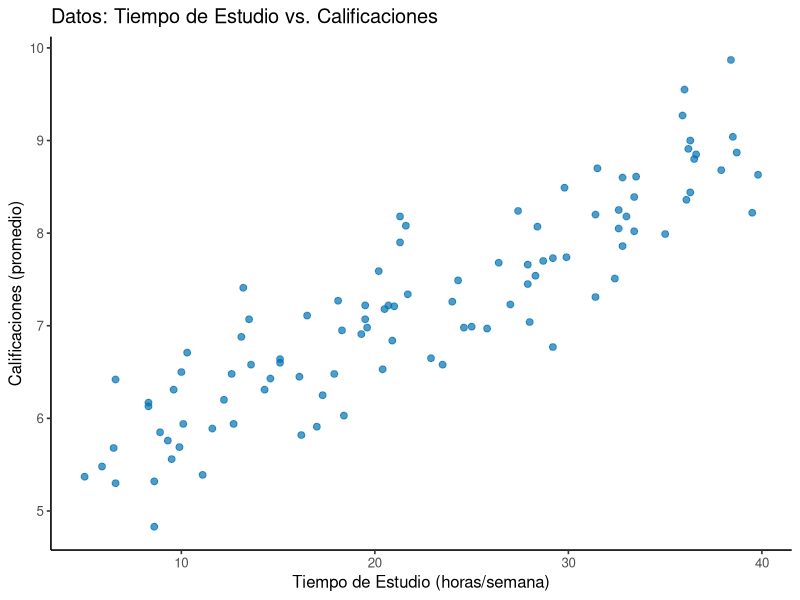
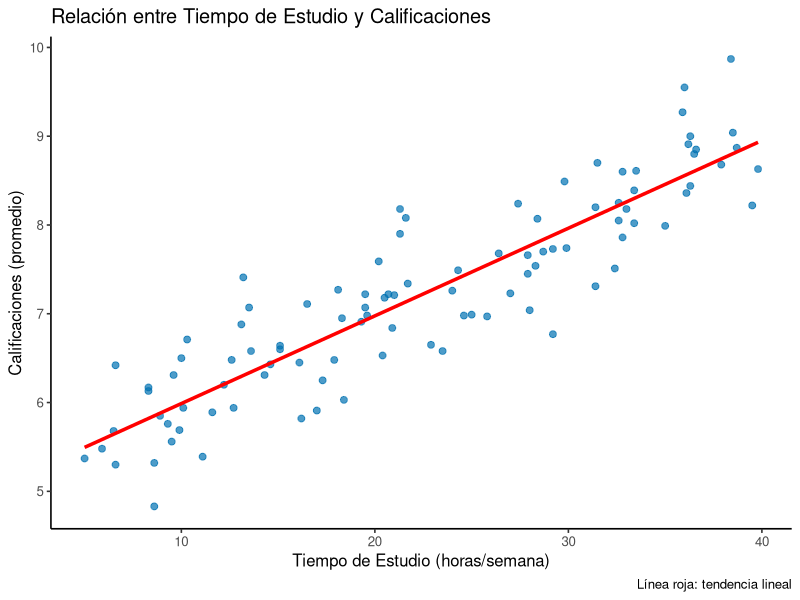
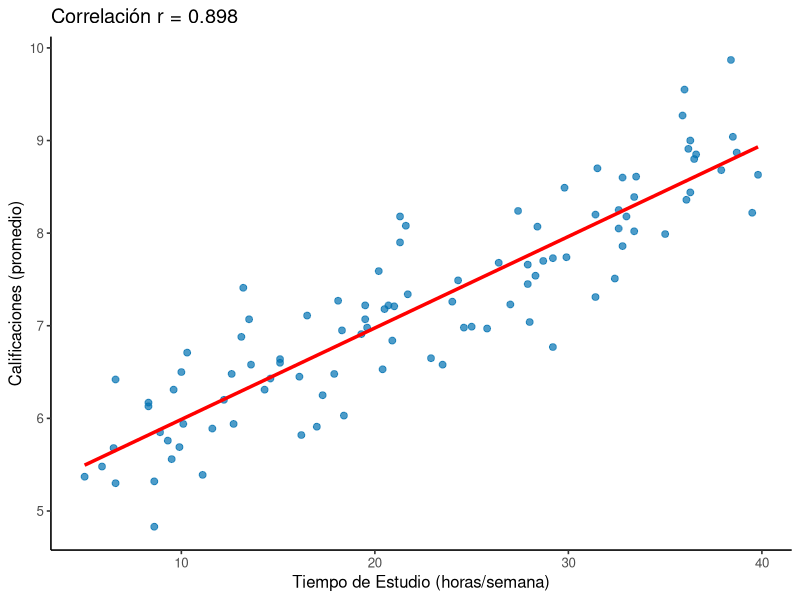
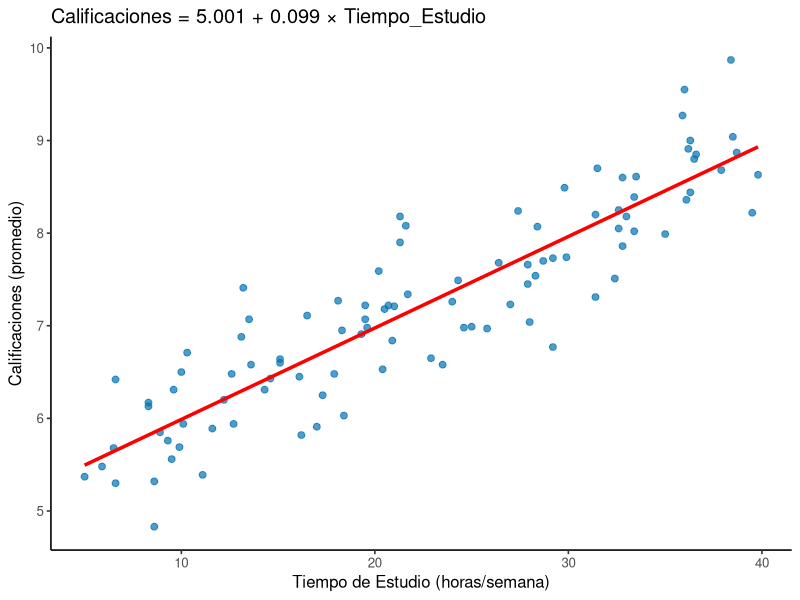
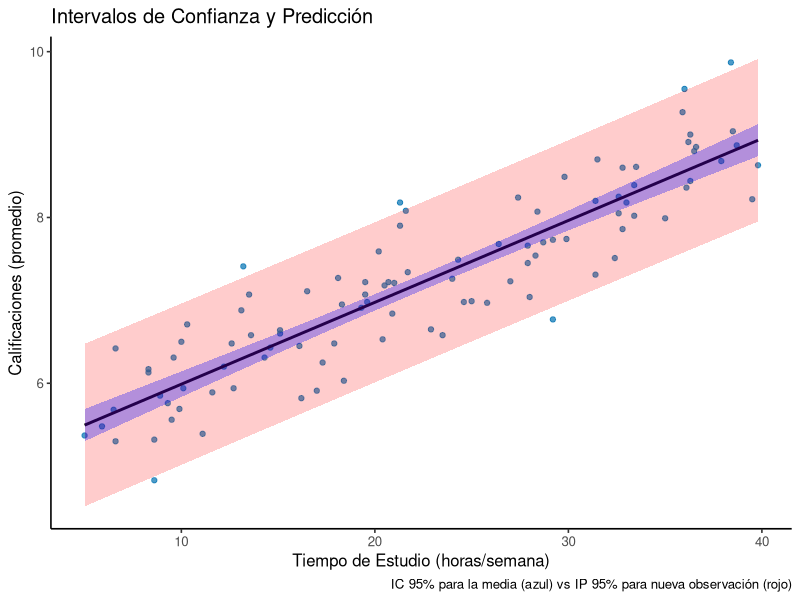
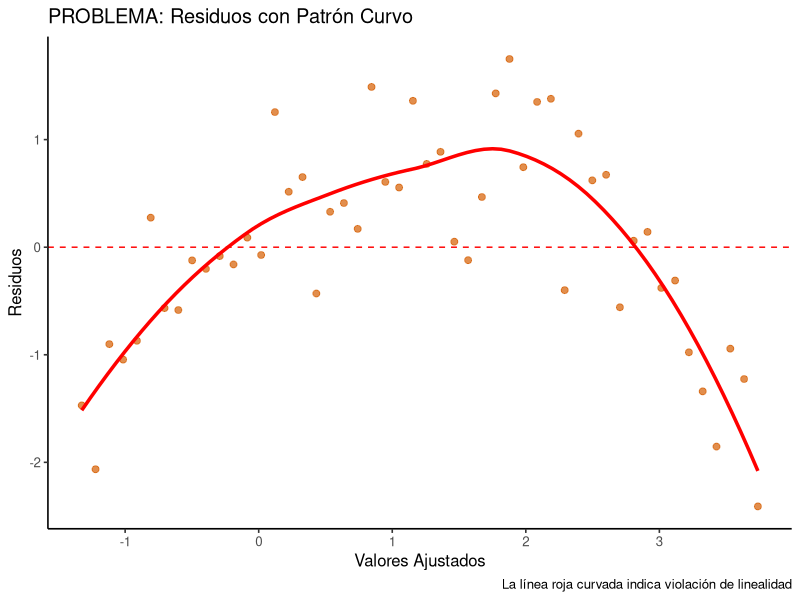
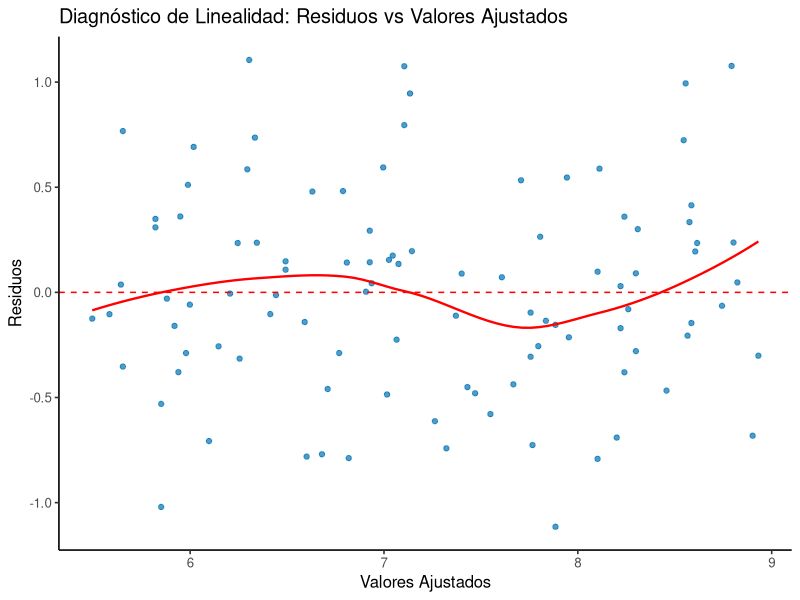
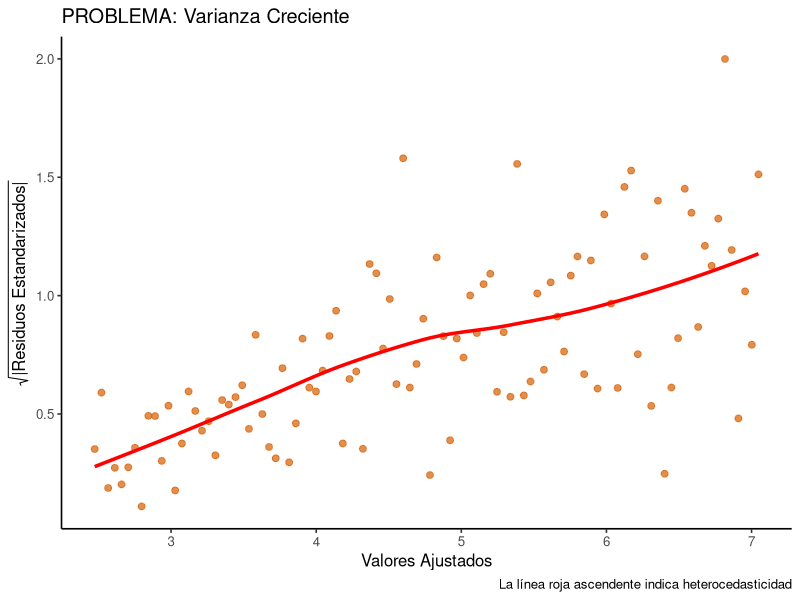

Source code (R) for these figures, in order:
## ---- chunk 1
#| fig-width: 4.5
#| fig-height: 3.2
#| out-width: "65%"
#| fig-align: center
# Cargar librerías
library(ggplot2)

# Simulación de datos
set.seed(123)
datos <- data.frame(
  Tiempo_Estudio = round(runif(100, min = 5, max = 40), 1)
)
datos$Calificaciones <- round(5 + 0.1 * datos$Tiempo_Estudio + rnorm(100, mean = 0, sd = 0.5), 2)

# Visualización inicial
ggplot(datos, aes(x = Tiempo_Estudio, y = Calificaciones)) +
  geom_point(color = "#0072B2", alpha = 0.7, size = 2) +
  labs(
    title = "Datos: Tiempo de Estudio vs. Calificaciones",
    x = "Tiempo de Estudio (horas/semana)",
    y = "Calificaciones (promedio)"
  ) +
  theme_classic(base_size = 12)
## ---- chunk 2
#| fig-width: 4.5
#| fig-height: 3.2
#| out-width: "70%"
#| fig-align: center
# Cargar librerías
library(ggplot2)

# Mismo gráfico pero con línea de tendencia
ggplot(datos, aes(x = Tiempo_Estudio, y = Calificaciones)) +
  geom_point(color = "#0072B2", alpha = 0.7, size = 2) +
  geom_smooth(method = "lm", se = FALSE, color = "red", linewidth = 1.2) +
  labs(
    title = "Relación entre Tiempo de Estudio y Calificaciones",
    x = "Tiempo de Estudio (horas/semana)",
    y = "Calificaciones (promedio)",
    caption = "Línea roja: tendencia lineal"
  ) +
  theme_classic(base_size = 12)
## ---- chunk 3
#| fig-width: 4.5
#| fig-height: 3.2
#| out-width: "70%"
#| fig-align: center
# Cargar librerías
library(ggplot2)

# Calcular covarianza y correlación
covarianza <- cov(datos$Tiempo_Estudio, datos$Calificaciones)
correlacion <- cor(datos$Tiempo_Estudio, datos$Calificaciones)

# Mostrar en el gráfico
ggplot(datos, aes(x = Tiempo_Estudio, y = Calificaciones)) +
  geom_point(color = "#0072B2", alpha = 0.7, size = 2) +
  geom_smooth(method = "lm", se = FALSE, color = "red", linewidth = 1.2) +
  labs(
    title = paste("Correlación r =", round(correlacion, 3)),
    x = "Tiempo de Estudio (horas/semana)",
    y = "Calificaciones (promedio)"
  ) +
  theme_classic(base_size = 12)
## ---- chunk 4
#| fig-width: 4.5
#| fig-height: 3.2
#| out-width: "70%"
#| fig-align: center
# Cargar librerías
library(ggplot2)

# Ajustar el modelo lineal
modelo_estudio <- lm(Calificaciones ~ Tiempo_Estudio, data = datos)

# Obtener coeficientes
coef_intercepto <- coef(modelo_estudio)[1]
coef_pendiente <- coef(modelo_estudio)[2]

# Visualización del modelo ajustado
ggplot(datos, aes(x = Tiempo_Estudio, y = Calificaciones)) +
  geom_point(color = "#0072B2", alpha = 0.7, size = 2) +
  geom_smooth(method = "lm", se = FALSE, color = "red", linewidth = 1.2) +
  labs(
    title = paste("Calificaciones =", 
                  round(coef_intercepto, 3), "+", round(coef_pendiente, 3), "× Tiempo_Estudio"),
    x = "Tiempo de Estudio (horas/semana)",
    y = "Calificaciones (promedio)"
  ) +
  theme_classic(base_size = 12)
## ---- chunk 5
#| echo: false
#| eval: true
summary(modelo_estudio)
## ---- chunk 6
#| fig-width: 4.5
#| fig-height: 3.2
#| out-width: "75%"
#| fig-align: center
# Cargar librerías
library(ggplot2)

# Crear datos para predicción
nuevos_datos <- data.frame(
  Tiempo_Estudio = seq(min(datos$Tiempo_Estudio), max(datos$Tiempo_Estudio), length.out = 100)
)

# Intervalos de confianza y predicción
conf_interval <- predict(modelo_estudio, newdata = nuevos_datos, interval = "confidence", level = 0.95)
pred_interval <- predict(modelo_estudio, newdata = nuevos_datos, interval = "prediction", level = 0.95)

# Crear dataframe para el gráfico
plot_data <- cbind(nuevos_datos, as.data.frame(conf_interval), pred_pred = as.data.frame(pred_interval))
colnames(plot_data) <- c("Tiempo_Estudio", "fit_conf", "lwr_conf", "upr_conf", "fit_pred", "lwr_pred", "upr_pred")

# Visualización
ggplot() +
  geom_point(data = datos, aes(x = Tiempo_Estudio, y = Calificaciones), color = "#0072B2", alpha = 0.7) +
  geom_line(data = plot_data, aes(x = Tiempo_Estudio, y = fit_conf), color = "black", linewidth = 1) +
  geom_ribbon(data = plot_data, aes(x = Tiempo_Estudio, ymin = lwr_pred, ymax = upr_pred), fill = "red", alpha = 0.2) +
  geom_ribbon(data = plot_data, aes(x = Tiempo_Estudio, ymin = lwr_conf, ymax = upr_conf), fill = "blue", alpha = 0.3) +
  labs(
    title = "Intervalos de Confianza y Predicción",
    x = "Tiempo de Estudio (horas/semana)",
    y = "Calificaciones (promedio)",
    caption = "IC 95% para la media (azul) vs IP 95% para nueva observación (rojo)"
  ) +
  theme_classic(base_size = 12)
## ---- chunk 7
#| fig-width: 4.5
#| fig-height: 3.2
#| out-width: "70%"
#| fig-align: center
# Crear datos con relación cuadrática
set.seed(456)
x_curvo <- seq(0, 10, length.out = 50)
y_curvo <- 2 + 0.5*x_curvo - 0.1*x_curvo^2 + rnorm(50, 0, 0.5)
datos_curvo <- data.frame(x = x_curvo, y = y_curvo)

# Ajustar modelo lineal (INCORRECTO para estos datos)
modelo_malo <- lm(y ~ x, data = datos_curvo)

# Residuos vs ajustados mostrando el problema
residuos_malos <- residuals(modelo_malo)
ajustados_malos <- fitted(modelo_malo)

ggplot(data.frame(ajustados = ajustados_malos, residuos = residuos_malos), 
       aes(x = ajustados, y = residuos)) +
  geom_point(color = "#D55E00", alpha = 0.7, size = 2) +
  geom_hline(yintercept = 0, color = "red", linetype = "dashed") +
  geom_smooth(method = "loess", se = FALSE, color = "red", linewidth = 1.2) +
  labs(
    title = "PROBLEMA: Residuos con Patrón Curvo",
    x = "Valores Ajustados", y = "Residuos",
    caption = "La línea roja curvada indica violación de linealidad"
  ) +
  theme_classic(base_size = 12)
## ---- chunk 8
#| fig-width: 4.5
#| fig-height: 3.2
#| out-width: "70%"
#| fig-align: center
# Cargar librerías
library(ggplot2)

# Gráfico de diagnóstico para linealidad
datos_diag <- data.frame(
  residuos = residuals(modelo_estudio),
  valores_ajustados = fitted(modelo_estudio)
)

ggplot(datos_diag, aes(x = valores_ajustados, y = residuos)) +
  geom_point(color = "#0072B2", alpha = 0.7) +
  geom_hline(yintercept = 0, color = "red", linetype = "dashed") +
  geom_smooth(method = "loess", se = FALSE, color = "red", linewidth = 0.8) +
  labs(
    title = "Diagnóstico de Linealidad: Residuos vs Valores Ajustados",
    x = "Valores Ajustados", y = "Residuos"
  ) +
  theme_classic(base_size = 12)

# Test de Ramsey RESET
library(lmtest)
reset_test <- resettest(modelo_estudio, power = 2:3, type = "fitted")
## ---- chunk 9
#| fig-width: 4.5
#| fig-height: 3.2
#| out-width: "70%"
#| fig-align: center
# Crear datos con heterocedasticidad (varianza creciente)
set.seed(789)
x_hetero <- seq(1, 10, length.out = 100)
# Varianza aumenta con x: errores más grandes para x grandes
errores_hetero <- rnorm(100, 0, 0.1 * x_hetero)
y_hetero <- 2 + 0.5*x_hetero + errores_hetero
datos_hetero <- data.frame(x = x_hetero, y = y_hetero)

# Ajustar modelo lineal
modelo_hetero <- lm(y ~ x, data = datos_hetero)

# Scale-Location plot mostrando heterocedasticidad
residuos_std_sqrt_hetero <- sqrt(abs(rstandard(modelo_hetero)))
valores_ajustados_hetero <- fitted(modelo_hetero)

ggplot(data.frame(ajustados = valores_ajustados_hetero, residuos_sqrt = residuos_std_sqrt_hetero), 
       aes(x = ajustados, y = residuos_sqrt)) +
  geom_point(color = "#D55E00", alpha = 0.7, size = 2) +
  geom_smooth(method = "loess", se = FALSE, color = "red", linewidth = 1.2) +
  labs(
    title = "PROBLEMA: Varianza Creciente",
    x = "Valores Ajustados", 
    y = expression(sqrt("|Residuos Estandarizados|")),
    caption = "La línea roja ascendente indica heterocedasticidad"
  ) +
  theme_classic(base_size = 12)
## ---- chunk 10
#| fig-width: 4.5
#| fig-height: 3.2
#| out-width: "70%"
#| fig-align: center
# Cargar librerías
library(ggplot2)
library(lmtest)

# Gráfico Scale-Location
datos_scale <- data.frame(
  valores_ajustados = fitted(modelo_estudio),
  residuos_std_sqrt = sqrt(abs(rstandard(modelo_estudio)))
)

ggplot(datos_scale, aes(x = valores_ajustados, y = residuos_std_sqrt)) +
  geom_point(color = "#0072B2", alpha = 0.7) +
  geom_smooth(method = "loess", se = FALSE, color = "red", linewidth = 0.8) +
  labs(
    title = "Diagnóstico de Homocedasticidad: Scale-Location", 
    x = "Valores Ajustados", 
    y = expression(sqrt("|Residuos Estandarizados|"))
  ) +
  theme_classic(base_size = 12)

# Prueba de Breusch-Pagan
bp_test <- bptest(modelo_estudio)
white_test <- bptest(modelo_estudio, ~ fitted(modelo_estudio) + I(fitted(modelo_estudio)^2))
## ---- chunk 11
#| fig-width: 4.5
#| fig-height: 3.2
#| out-width: "70%"
#| fig-align: center
# Crear datos con errores no normales (distribución sesgada)
set.seed(321)
x_normal <- seq(1, 10, length.out = 50)
# Errores con distribución exponencial (muy sesgada)
errores_sesgados <- rexp(50, rate = 2) - 0.5  # Centrar en 0
y_sesgado <- 2 + 0.5*x_normal + errores_sesgados
datos_sesgados <- data.frame(x = x_normal, y = y_sesgado)

# Ajustar modelo lineal
modelo_sesgado <- lm(y ~ x, data = datos_sesgados)
residuos_sesgados <- residuals(modelo_sesgado)

# Q-Q Plot mostrando falta de normalidad
ggplot(data.frame(residuos = residuos_sesgados), aes(sample = residuos)) +
  geom_qq(color = "#D55E00", alpha = 0.7, size = 2) +
  geom_qq_line(color = "red", linetype = "dashed", linewidth = 1) +
  labs(
    title = "PROBLEMA: Residuos No Normales",
    x = "Cuantiles Teóricos", 
    y = "Cuantiles de la Muestra",
    caption = "Puntos se desvían de la línea → No normalidad"
  ) +
  theme_classic(base_size = 12)
## ---- chunk 12
#| fig-width: 4.5
#| fig-height: 3.2
#| out-width: "70%"
#| fig-align: center
# Histograma de residuos no normales con curva normal superpuesta
ggplot(data.frame(residuos = residuos_sesgados), aes(x = residuos)) +
  geom_histogram(aes(y = after_stat(density)), bins = 12, fill = "#D55E00", 
                 color = "black", alpha = 0.7) +
  stat_function(fun = dnorm, 
                args = list(mean = mean(residuos_sesgados), sd = sd(residuos_sesgados)),
                color = "blue", linewidth = 1.2, linetype = "dashed") +
  labs(
    title = "PROBLEMA: Histograma Sesgado",
    x = "Residuos", 
    y = "Densidad",
    caption = "Azul: normal teórica vs Naranja: datos reales sesgados"
  ) +
  theme_classic(base_size = 12)

# Test de normalidad fallando
shapiro_malo <- shapiro.test(residuos_sesgados)
## ---- chunk 13
#| fig-width: 4.5
#| fig-height: 3.2
#| out-width: "70%"
#| fig-align: center
# Cargar librerías
library(ggplot2)

residuos <- residuals(modelo_estudio)

# Q-Q Plot
ggplot(data.frame(residuos = residuos), aes(sample = residuos)) +
  geom_qq(color = "#0072B2", alpha = 0.7, size = 2) +
  geom_qq_line(color = "red", linetype = "dashed", linewidth = 1) +
  labs(
    title = "Normal Q-Q Plot de Residuos",
    x = "Cuantiles Teóricos", 
    y = "Cuantiles de la Muestra"
  ) +
  theme_classic(base_size = 12)

# Prueba de Shapiro-Wilk
sw_test <- shapiro.test(residuals(modelo_estudio))
# Test de Jarque-Bera
library(tseries)
jb_test <- jarque.bera.test(residuals(modelo_estudio))
## ---- chunk 14
#| fig-width: 4.5
#| fig-height: 3.2
#| out-width: "70%"
#| fig-align: center
# Cargar librerías
library(ggplot2)

residuos <- residuals(modelo_estudio)

# Histograma con curva normal
ggplot(data.frame(residuos = residuos), aes(x = residuos)) +
  geom_histogram(aes(y = after_stat(density)), bins = 15, fill = "lightblue", 
                 color = "black", alpha = 0.7) +
  stat_function(fun = dnorm, 
                args = list(mean = mean(residuos), sd = sd(residuos)),
                color = "red", linewidth = 1.2) +
  labs(
    title = "Histograma de Residuos vs. Distribución Normal",
    x = "Residuos", 
    y = "Densidad",
    caption = "Línea roja: distribución normal teórica"
  ) +
  theme_classic(base_size = 12)
## ---- chunk 15
#| fig-width: 4.5
#| fig-height: 3.2
#| out-width: "70%"
#| fig-align: center
# Crear datos con autocorrelación en los errores
set.seed(654)
n_tiempo <- 100
x_tiempo <- seq(1, 10, length.out = n_tiempo)

# Errores autocorrelacionados (cada error depende del anterior)
errores_autocorr <- numeric(n_tiempo)
errores_autocorr[1] <- rnorm(1, 0, 0.3)
for(i in 2:n_tiempo) {
  errores_autocorr[i] <- 0.7 * errores_autocorr[i-1] + rnorm(1, 0, 0.3)
}

y_tiempo <- 2 + 0.5*x_tiempo + errores_autocorr
datos_tiempo <- data.frame(x = x_tiempo, y = y_tiempo)

# Ajustar modelo lineal
modelo_tiempo <- lm(y ~ x, data = datos_tiempo)
residuos_tiempo <- residuals(modelo_tiempo)

# Gráfico de residuos vs orden mostrando autocorrelación
ggplot(data.frame(orden = 1:n_tiempo, residuos = residuos_tiempo), 
       aes(x = orden, y = residuos)) +
  geom_point(color = "#D55E00", alpha = 0.7, size = 1.5) +
  geom_line(color = "#D55E00", alpha = 0.8) +
  geom_hline(yintercept = 0, color = "red", linetype = "dashed") +
  labs(
    title = "PROBLEMA: Residuos Autocorrelacionados",
    x = "Orden de Observación", y = "Residuos",
    caption = "Patrones y tendencias indican falta de independencia"
  ) +
  theme_classic(base_size = 12)
## ---- chunk 16
#| fig-width: 4.5
#| fig-height: 3.2
#| out-width: "70%"
#| fig-align: center
# Cargar librerías
library(ggplot2)
library(lmtest)

# Gráfico de independencia
datos_orden <- data.frame(
  orden = 1:length(residuals(modelo_estudio)),
  residuos = residuals(modelo_estudio)
)

ggplot(datos_orden, aes(x = orden, y = residuos)) +
  geom_point(color = "#0072B2", alpha = 0.7) +
  geom_line(color = "#0072B2", alpha = 0.5) +
  geom_hline(yintercept = 0, color = "red", linetype = "dashed") +
  labs(
    title = "Diagnóstico de Independencia: Residuos vs Orden",
    x = "Orden de observación", y = "Residuos"
  ) +
  theme_classic(base_size = 12)

# Prueba de Durbin-Watson
dw_test <- dwtest(modelo_estudio)
# Test de Breusch-Godfrey
bg_test <- bgtest(modelo_estudio, order = 2)
## ---- chunk 17
#| fig-width: 4.5
#| fig-height: 3.2
#| out-width: "70%"
#| fig-align: center
# Cargar librerías
library(ggplot2)

# Crear datos para el gráfico Residuals vs. Leverage
leverage_vals <- hatvalues(modelo_estudio)
residuos_stud <- rstudent(modelo_estudio)  # Residuos estudentizados
cook_dist <- cooks.distance(modelo_estudio)

datos_leverage <- data.frame(
  leverage = leverage_vals,
  residuos_stud = residuos_stud,
  cook = cook_dist,
  observacion = 1:length(leverage_vals)
)

# Calcular umbrales
n <- nrow(datos)
k <- 1
leverage_threshold <- 2 * (k + 1) / n
cook_threshold <- 4 / (n - k - 1)

# Función para crear curvas de Cook
cook_curve <- function(leverage, cook_value, k) {
  sqrt(cook_value * (k + 1) * (1 - leverage) / leverage)
}

# Crear curvas de Cook para diferentes valores
lev_seq <- seq(0.001, max(leverage_vals) * 1.1, length.out = 100)
cook_05 <- data.frame(
  leverage = lev_seq,
  pos = cook_curve(lev_seq, 0.5, k),
  neg = -cook_curve(lev_seq, 0.5, k)
)
cook_1 <- data.frame(
  leverage = lev_seq,
  pos = cook_curve(lev_seq, 1, k),
  neg = -cook_curve(lev_seq, 1, k)
)

# Gráfico Residuals vs. Leverage con ggplot2
ggplot(datos_leverage, aes(x = leverage, y = residuos_stud)) +
  # Curvas de Cook
  geom_line(data = cook_05, aes(x = leverage, y = pos), 
            color = "red", linetype = "dashed", alpha = 0.6, inherit.aes = FALSE) +
  geom_line(data = cook_05, aes(x = leverage, y = neg), 
            color = "red", linetype = "dashed", alpha = 0.6, inherit.aes = FALSE) +
  geom_line(data = cook_1, aes(x = leverage, y = pos), 
            color = "red", linetype = "solid", alpha = 0.8, inherit.aes = FALSE) +
  geom_line(data = cook_1, aes(x = leverage, y = neg), 
            color = "red", linetype = "solid", alpha = 0.8, inherit.aes = FALSE) +
  # Puntos de datos
  geom_point(color = "#0072B2", alpha = 0.7, size = 2) +
  # Líneas de referencia
  geom_hline(yintercept = 0, color = "gray", linetype = "dashed") +
  geom_hline(yintercept = c(-2, 2), color = "orange", linetype = "dotted", alpha = 0.7) +
  geom_vline(xintercept = leverage_threshold, color = "purple", linetype = "dotted", alpha = 0.7) +
  # Etiquetas
  labs(
    title = "Residuals vs. Leverage",
    x = "Leverage",
    y = "Residuos Estudentizados",
    caption = "Curvas rojas: Cook 0.5 (discontinua) y 1.0 (continua)"
  ) +
  theme_classic(base_size = 12)

# Identificar observaciones problemáticas
high_leverage <- which(leverage_vals > leverage_threshold)
outliers_stud <- which(abs(residuos_stud) > 2)
high_cook <- which(cook_dist > cook_threshold)

# Métricas cuantitativas
max_leverage <- max(leverage_vals)
max_cook <- max(cook_dist)
num_outliers <- length(outliers_stud)
## ---- chunk 18
#| fig-width: 4.5
#| fig-height: 3.2
#| out-width: "70%"
#| fig-align: center
# Calcular DFFITS y sus componentes
dffits_vals <- dffits(modelo_estudio)
residuos_stud <- rstudent(modelo_estudio)  # Residuos estudentizados
leverage_vals <- hatvalues(modelo_estudio)

# Crear dataframe para análisis
datos_dffits <- data.frame(
  observacion = 1:length(dffits_vals),
  dffits = dffits_vals,
  residuo_stud = residuos_stud,
  leverage = leverage_vals
)

# Umbral de DFFITS
n <- nrow(datos)
k <- 1  # número de predictores
dffits_threshold <- 2 * sqrt((k + 1) / n)

# Gráfico de DFFITS
ggplot(datos_dffits, aes(x = observacion, y = dffits)) +
  geom_point(color = "#0072B2", alpha = 0.7) +
  geom_hline(yintercept = 0, color = "gray", linetype = "dashed") +
  geom_hline(yintercept = c(-dffits_threshold, dffits_threshold), 
             color = "red", linetype = "dashed", alpha = 0.7) +
  labs(
    title = "DFFITS por Observación",
    x = "Número de Observación",
    y = "DFFITS",
    caption = paste("Líneas rojas: umbrales ±", round(dffits_threshold, 3))
  ) +
  theme_classic(base_size = 12)

# Análisis cuantitativo
influential_dffits <- which(abs(dffits_vals) > dffits_threshold)
top_indices <- order(abs(dffits_vals), decreasing = TRUE)[1:5]
